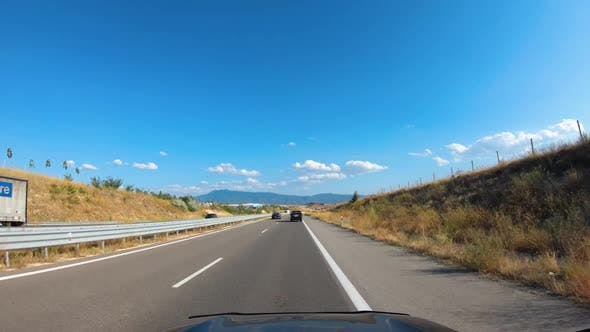
#> input picture testimage4.jpeg, 590 x 332 px
$ python -i lanes.py   (imports and definitions only)
#> lines starting #> are read from the running program, lines starting #| are printed output that depends on the picture; after the words box and inside, x2 and y2 are one past the last pixel; in counts of white or black regions, pixels touching at a corner belong together
import numpy as np
import cv2
import matplotlib.pyplot as plt

def get_canny_edges(image):
  # convert image to grayscale
  gray = cv2.cvtColor(image, cv2.COLOR_RGB2GRAY)
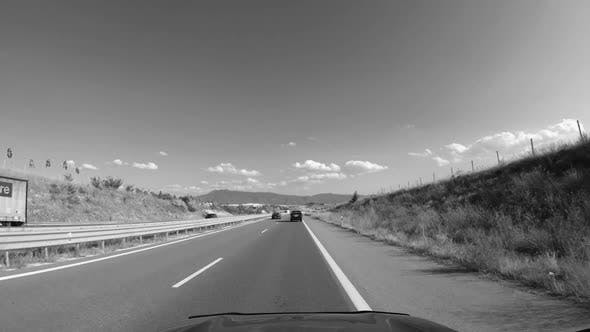
#> gray: shape (332, 590); min 0, max 255, mean 126.1

  # apply gaussian blur to reduce noise in the image (using a 5x5 kernal)
  blur = cv2.GaussianBlur(gray, (5, 5), 0)

  # apply canny edge detection using minVal of 50 and maxVal of 150
  canny = cv2.Canny(blur, 50, 150)
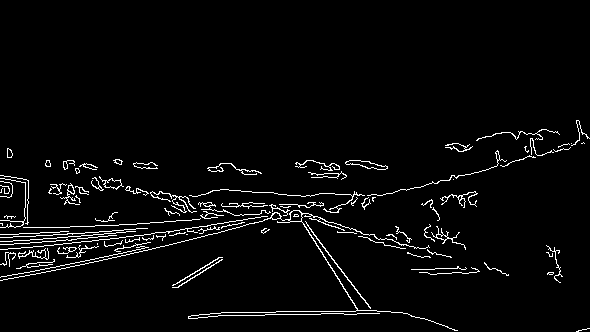
#> canny: shape (332, 590); 3.4% white in thin lines or dots, all inside (x1, y1, x2, y2) = (0, 120, 590, 332)

  return canny

def colorFilter(img):
    # apply a color filter on the yellows and whites of the lane lines
    hsv = cv2.cvtColor(img,cv2.COLOR_BGR2HSV)
#> hsv: shape (332, 590, 3); mean H, S, V 53.6, 122.4, 174
    lowerYellow = np.array([18,94,140])
    upperYellow = np.array([48,255,255])
    lowerWhite = np.array([0, 0, 200])
    upperWhite = np.array([255, 255, 255])
    maskedWhite= cv2.inRange(hsv,lowerWhite,upperWhite)
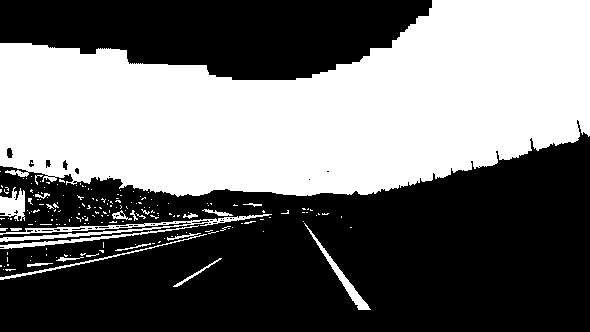
#> maskedWhite: shape (332, 590); 43.6% white; 187 white regions (168 under 20 px), largest, box (x1, y1, x2, y2) and area: (0, 0, 590, 197) 80365, (0, 214, 272, 242) 1410, (304, 223, 371, 310) 593
    maskedYellow = cv2.inRange(hsv, lowerYellow, upperYellow)
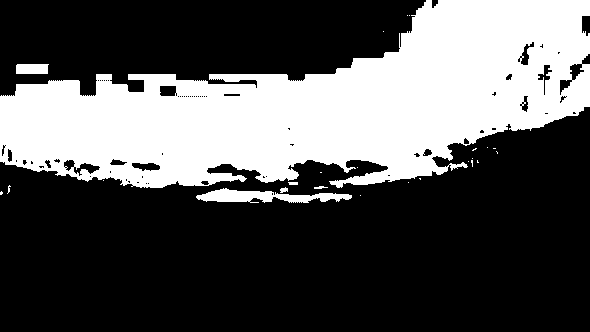
#> maskedYellow: shape (332, 590); 33.6% white; 25 white regions (19 under 20 px), largest, box (x1, y1, x2, y2) and area: (0, 0, 590, 188) 64161, (196, 188, 352, 203) 1269, (16, 64, 49, 74) 320, (280, 187, 288, 193) 33, (288, 182, 298, 185) 28, (314, 186, 328, 189) 27
    combinedImage = cv2.bitwise_or(maskedWhite,maskedYellow)
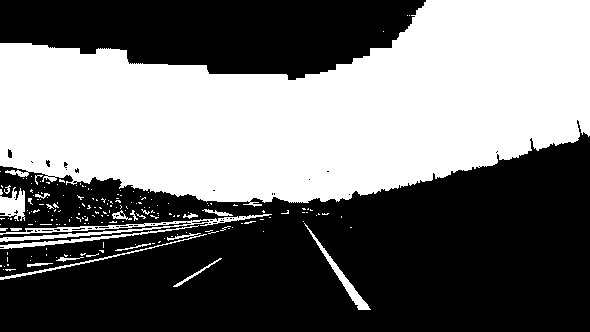
#> combinedImage: shape (332, 590); 44.6% white; 188 white regions (169 under 20 px), largest, box (x1, y1, x2, y2) and area: (0, 0, 590, 207) 82351, (0, 214, 272, 242) 1410, (304, 223, 371, 310) 593
    return combinedImage

def thresholding(image):
  # apply the canny edge and the color filter together
  canny = get_canny_edges(image)
  color = colorFilter(image)

  combinedImage = cv2.bitwise_or(color, canny)
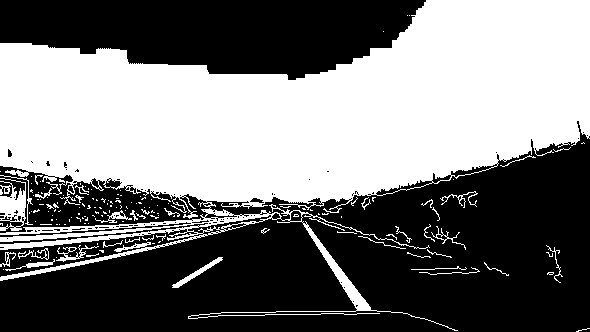
#> combinedImage: shape (332, 590); 47.2% white; 155 white regions (119 under 20 px), largest, box (x1, y1, x2, y2) and area: (0, 0, 590, 331) 88935, (0, 178, 26, 231) 758, (172, 257, 223, 288) 267

  return canny,color,combinedImage

# [53 lines left out: functions mask, perspective_transform, inverse_perspective, not called in this run]

def get_hist(img): # return the histogram of the warped image based on white pixels in the x axis
    hist = np.sum(img[img.shape[0]//2:,:], axis=0)
    return hist

# [96 lines left out: functions sliding_window, draw_lane, not called in this run]

>>> import cv2
>>> picture = cv2.cvtColor(cv2.imread('testimage4.jpeg'), cv2.COLOR_BGR2RGB)
>>> result = thresholding(picture)

$ run again, on testimage5.jpeg
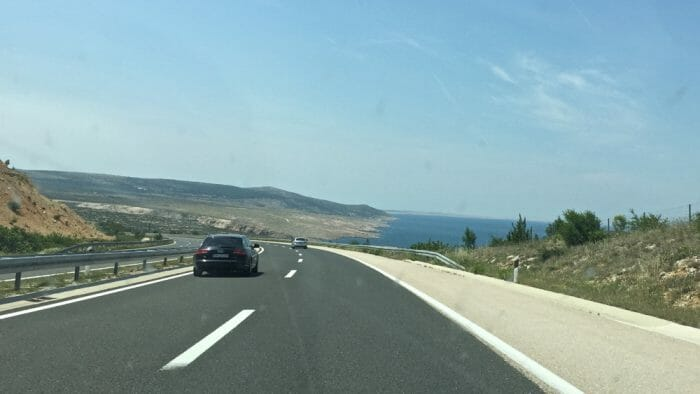
#> input picture testimage5.jpeg, 700 x 394 px
#> in get_canny_edges, `canny = cv2.Canny(blur, 50, 150)`:
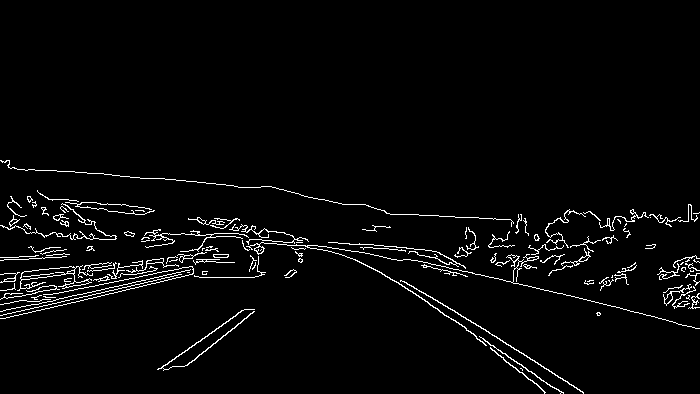
#> canny: shape (394, 700); 3% white in thin lines or dots, all inside (x1, y1, x2, y2) = (0, 160, 700, 394)
#> hsv: shape (394, 700, 3); mean H, S, V 40.2, 58.4, 172.4
#> maskedWhite: shape (394, 700); 57% white; 181 black regions (166 under 20 px), largest, box (x1, y1, x2, y2) and area: (0, 159, 700, 394) 116052, (518, 347, 608, 394) 1014, (608, 374, 639, 394) 306
#> maskedYellow: shape (394, 700); 8.8% white; 25 white regions (19 under 20 px), largest, box (x1, y1, x2, y2) and area: (242, 0, 700, 91) 21703, (383, 214, 515, 244) 2083, (526, 222, 548, 236) 178, (557, 63, 578, 68) 72, (390, 47, 403, 54) 52, (380, 47, 400, 58) 49
#> in thresholding, `combinedImage = cv2.bitwise_or(color, canny)`:
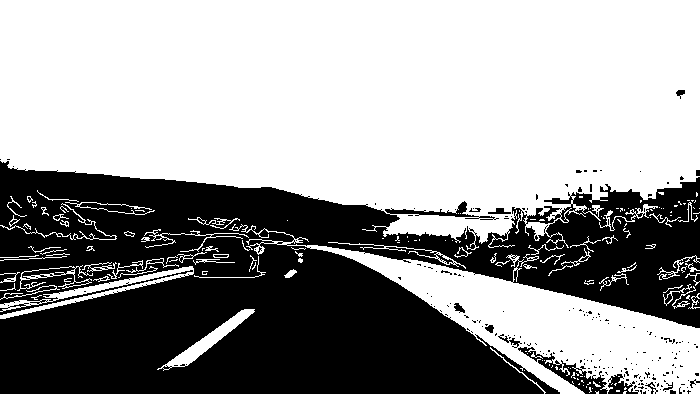
#> combinedImage: shape (394, 700); 60.6% white; 207 black regions (192 under 20 px), largest, box (x1, y1, x2, y2) and area: (0, 161, 700, 394) 106135, (518, 347, 608, 394) 1012, (608, 374, 639, 394) 306

$ run again, on testimage7.jpeg
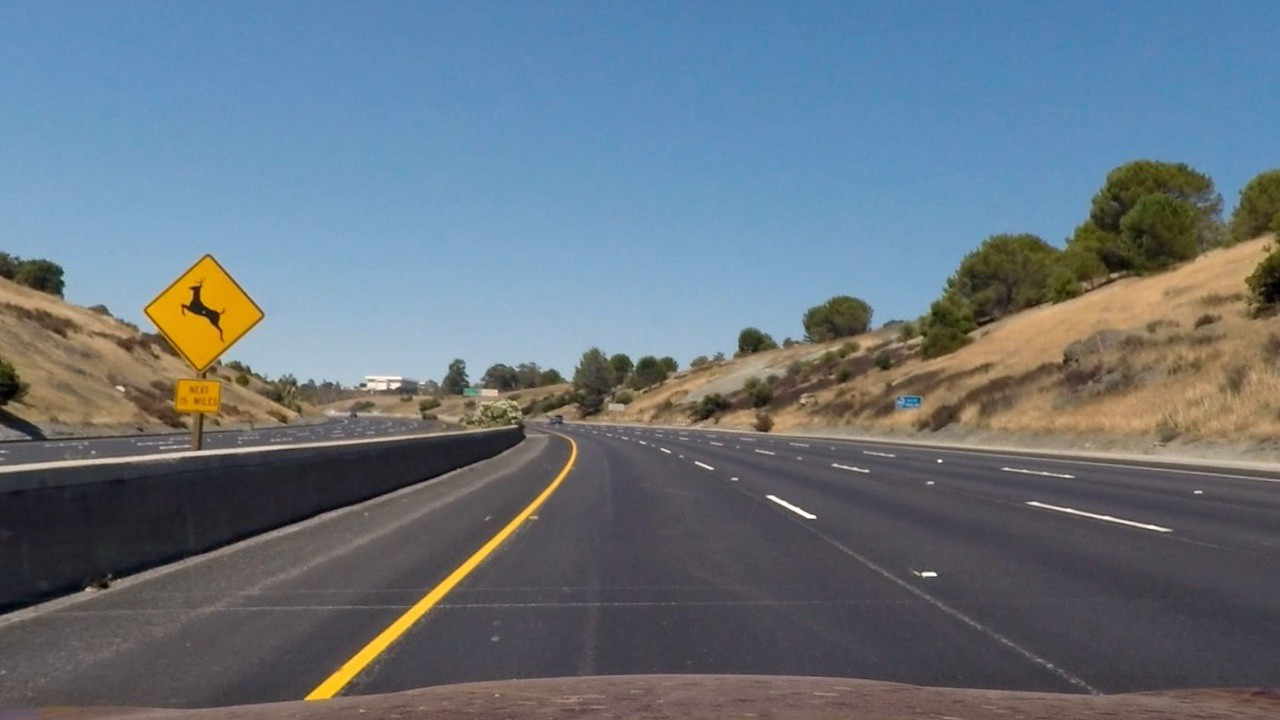
#> input picture testimage7.jpeg, 1280 x 720 px
#> in get_canny_edges, `canny = cv2.Canny(blur, 50, 150)`:
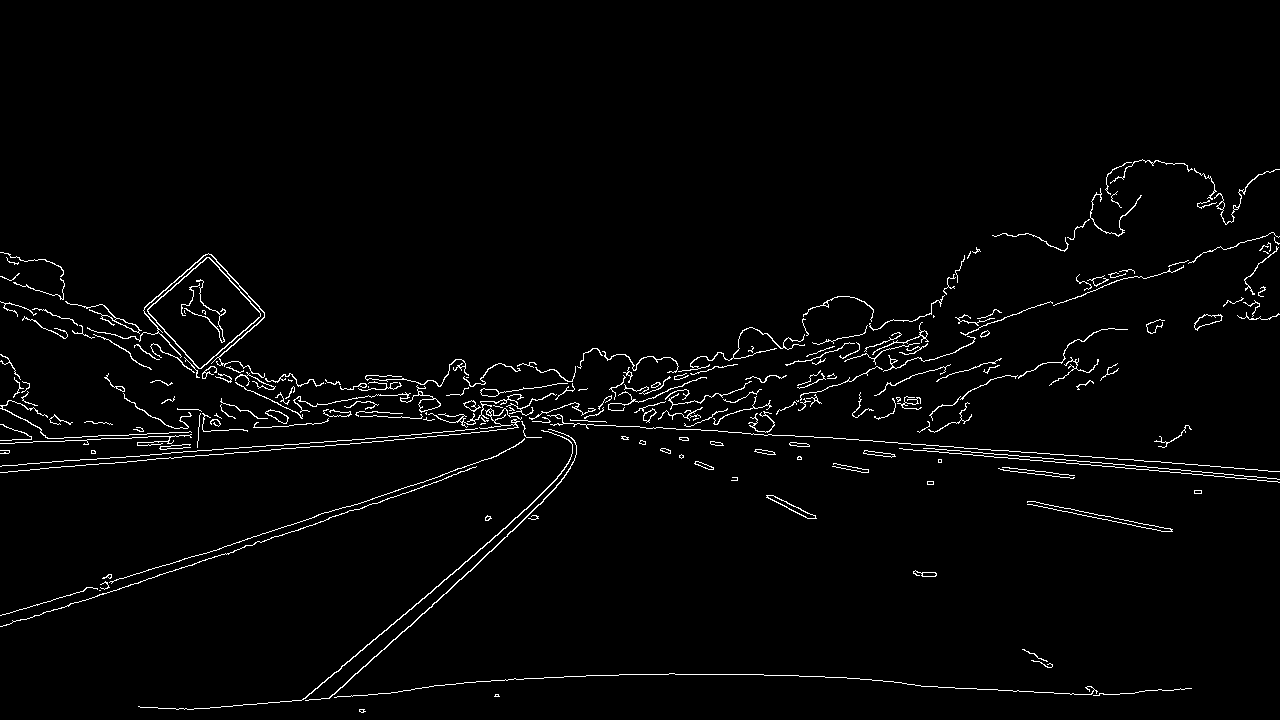
#> canny: shape (720, 1280); 2.2% white in thin lines or dots, all inside (x1, y1, x2, y2) = (0, 159, 1280, 713)
#> hsv: shape (720, 1280, 3); mean H, S, V 78.7, 78.8, 139.4
#> maskedWhite: shape (720, 1280); 12.3% white; 597 white regions (539 under 20 px), largest, box (x1, y1, x2, y2) and area: (0, 175, 934, 386) 94424, (148, 258, 261, 368) 5620, (997, 241, 1267, 337) 3833
#> maskedYellow: shape (720, 1280); 0.39% white; 209 white regions (158 under 20 px), largest, box (x1, y1, x2, y2) and area: (133, 128, 150, 146) 173, (842, 190, 856, 208) 140, (392, 166, 410, 178) 129
#> in thresholding, `combinedImage = cv2.bitwise_or(color, canny)`:
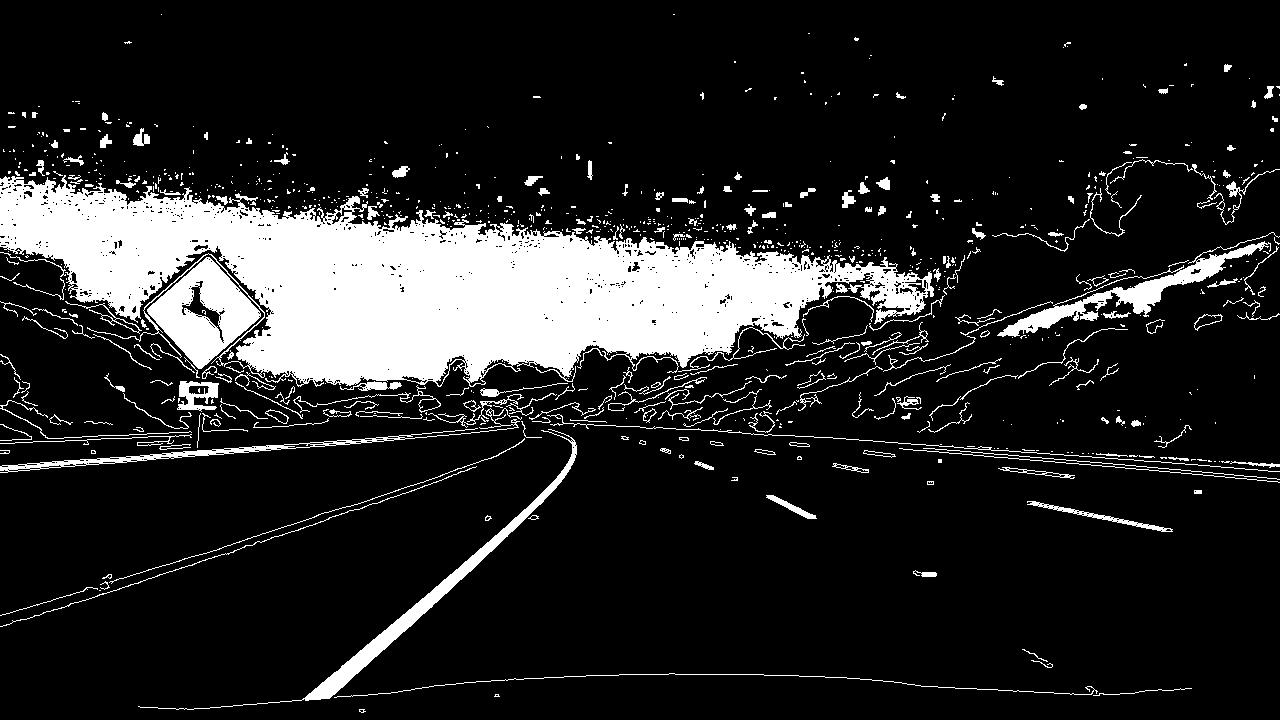
#> combinedImage: shape (720, 1280); 14.8% white; 918 white regions (654 under 20 px), largest, box (x1, y1, x2, y2) and area: (0, 175, 934, 387) 95720, (147, 257, 261, 369) 6164, (138, 429, 577, 710) 4380
